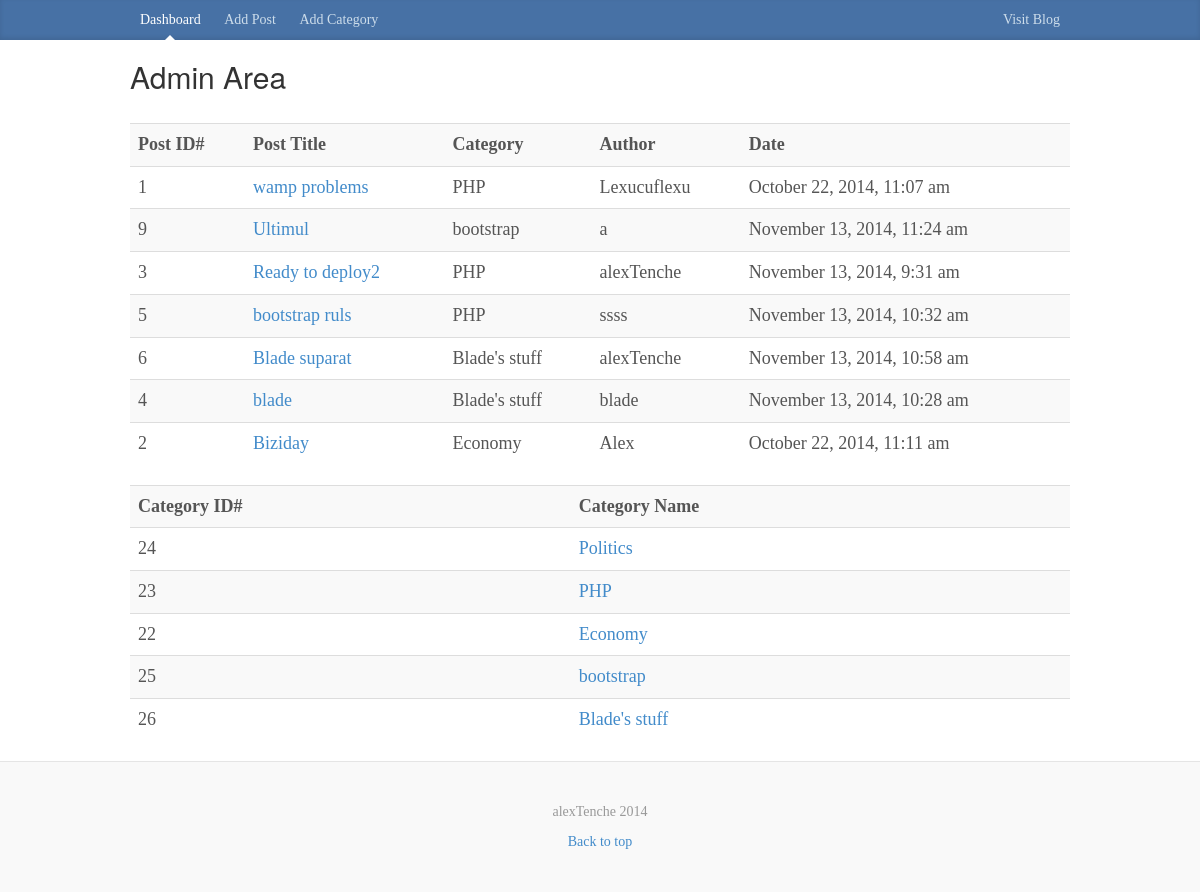
The app's page /admin/index.php with its own data.
### tables this page shows
CREATE TABLE IF NOT EXISTS `posts` (
  `id` int(11) NOT NULL AUTO_INCREMENT,
  `title` varchar(255) NOT NULL,
  `body` text NOT NULL,
  `category` varchar(100) NOT NULL,
  `author` varchar(100) NOT NULL,
  `tags` varchar(255) NOT NULL,
  `date` timestamp NOT NULL DEFAULT CURRENT_TIMESTAMP,
  PRIMARY KEY (`id`)
);

CREATE TABLE IF NOT EXISTS `categories` (
  `id` int(11) NOT NULL AUTO_INCREMENT,
  `name` varchar(100) NOT NULL,
  PRIMARY KEY (`id`)
);

### libraries/Database.php (called while the page is built, shortened)
<?php
class Database{
	public $host = DB_HOST;
	public $username = DB_USER;
	public $password = DB_PASS;
	public $db_name = DB_NAME;
	public $link;
	private function connect(){
		$this->link = new mysqli($this->host, $this->username, $this->password, $this->db_name);
	}
	public function select($query){
		$result = $this->link->query($query) or die($this->link->error.__LINE__);
		if($result->num_rows > 0){
			return $result;
		} else {
			return false;
		}
	}
}

### helpers/format_helper.php (called while the page is built, shortened)
<?php
function formatDate($date){
	return date('F j, Y, g:i a', strtotime($date));
}

### admin/index.php (the view)
<?php include 'includes/header.php'; ?>
<?php
$db = new Database();
$query = "SELECT posts.*, categories.name FROM posts
		  INNER JOIN categories
		  ON posts.category = categories.id
		  ORDER BY posts.title DESC";
$posts = $db->select($query);
$query = "SELECT * FROM categories
		  ORDER BY name DESC";
$categories = $db->select($query);
?>
<table class="table table-striped">
	<tr>
		<th>Post ID#</th>
		<th>Post Title</th>
		<th>Category</th>
		<th>Author</th>
		<th>Date</th>
	</tr>
	<?php while($row = $posts->fetch_assoc()) : ?>
	<tr>
		<td><?php echo $row['id']; ?></td>
		<td><a href="edit_post.php?id=<?php echo $row['id']; ?>"><?php echo $row['title']; ?></td>
		<td><?php echo $row['name']; ?></td>
		<td><?php echo $row['author']; ?></td>
		<td><?php echo formatDate($row['date']); ?></td>
	</tr>
	<?php endwhile; ?>
</table>
<table class="table table-striped">
	<tr>
		<th>Category ID#</th>
		<th>Category Name</th>
	</tr>
	<?php while($row = $categories->fetch_assoc()) : ?>
	<tr>
		<td><?php echo $row['id']; ?></td>
		<td><a href="edit_category.php?id=<?php echo $row['id']; ?>"><?php echo $row['name']; ?></td>
	</tr>
	<?php endwhile; ?>
</table>
<?php include 'includes/footer.php'; ?>

### css/custom.css (style rules this page uses)
body { font-family: Georgia, "Times New Roman", Times, serif; color: #555; }

### records on screen
posts: id "1", title "wamp problems", categories.name "PHP", author "Lexucuflexu", date "October 22, 2014, 11:07 am"
posts: id "9", title "Ultimul", categories.name "bootstrap", author "a", date "November 13, 2014, 11:24 am"
posts: id "3", title "Ready to deploy2", categories.name "PHP", author "alexTenche", date "November 13, 2014, 9:31 am"
posts: id "5", title "bootstrap ruls", categories.name "PHP", author "ssss", date "November 13, 2014, 10:32 am"
posts: id "6", title "Blade suparat", categories.name "Blade's stuff", author "alexTenche", date "November 13, 2014, 10:58 am"
posts: id "4", title "blade", categories.name "Blade's stuff", author "blade", date "November 13, 2014, 10:28 am"
posts: id "2", title "Biziday", categories.name "Economy", author "Alex", date "October 22, 2014, 11:11 am"
categories: id "24", name "Politics"
categories: id "23", name "PHP"
categories: id "22", name "Economy"
categories: id "25", name "bootstrap"
categories: id "26", name "Blade's stuff"
